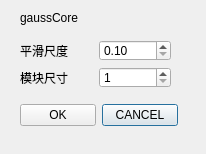
<?xml version="1.0" encoding="UTF-8"?>
<ui version="4.0">
 <class>gaussCoreDialog</class>
 <widget class="QDialog" name="gaussCoreDialog">
  <property name="geometry">
   <rect>
    <x>0</x>
    <y>0</y>
    <width>206</width>
    <height>154</height>
   </rect>
  </property>
  <property name="windowTitle">
   <string>Dialog</string>
  </property>
  <widget class="QLabel" name="label">
   <property name="geometry">
    <rect>
     <x>20</x>
     <y>10</y>
     <width>61</width>
     <height>16</height>
    </rect>
   </property>
   <property name="text">
    <string>gaussCore</string>
   </property>
  </widget>
  <widget class="QWidget" name="layoutWidget">
   <property name="geometry">
    <rect>
     <x>20</x>
     <y>40</y>
     <width>151</width>
     <height>48</height>
    </rect>
   </property>
   <layout class="QGridLayout" name="gridLayout">
    <item row="0" column="0">
     <widget class="QLabel" name="label_2">
      <property name="text">
       <string>平滑尺度</string>
      </property>
     </widget>
    </item>
    <item row="0" column="1">
     <widget class="QDoubleSpinBox" name="a">
      <property name="minimum">
       <double>0.100000000000000</double>
      </property>
      <property name="maximum">
       <double>10.000000000000000</double>
      </property>
      <property name="singleStep">
       <double>0.100000000000000</double>
      </property>
      <property name="value">
       <double>0.100000000000000</double>
      </property>
     </widget>
    </item>
    <item row="1" column="0">
     <widget class="QLabel" name="label_3">
      <property name="text">
       <string>模块尺寸</string>
      </property>
     </widget>
    </item>
    <item row="1" column="1">
     <widget class="QSpinBox" name="N">
      <property name="minimum">
       <number>1</number>
      </property>
      <property name="maximum">
       <number>5</number>
      </property>
     </widget>
    </item>
   </layout>
  </widget>
  <widget class="QWidget" name="layoutWidget">
   <property name="geometry">
    <rect>
     <x>20</x>
     <y>100</y>
     <width>158</width>
     <height>31</height>
    </rect>
   </property>
   <layout class="QGridLayout" name="gridLayout_2">
    <item row="0" column="1">
     <widget class="QPushButton" name="cancelButton">
      <property name="text">
       <string>CANCEL</string>
      </property>
     </widget>
    </item>
    <item row="0" column="0">
     <widget class="QPushButton" name="okButton">
      <property name="text">
       <string>OK</string>
      </property>
     </widget>
    </item>
   </layout>
  </widget>
 </widget>
 <resources/>
 <connections/>
</ui>
